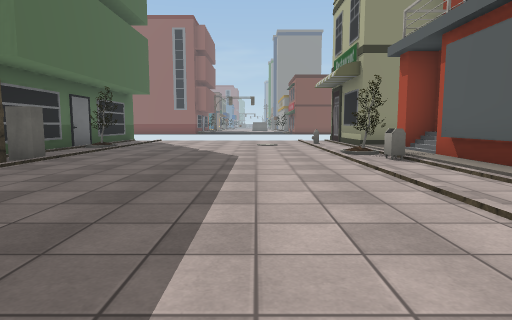
View 1 (above)

17 first-person views from a walk through a scene from a Unity 3-D project. The camera is 1.2 m above the floor, tilts 6° down and sees 75° across. The floor is counted in squares, 2 m on a side. Each view is taken from the middle of a square. On the plan, view 1 faces up. The plan holds only what a view shows up to about 10 squares ahead; the rest is blank. The place goes on beyond the plan. The player is left out. Some surface patterns are stand-ins.

View 2
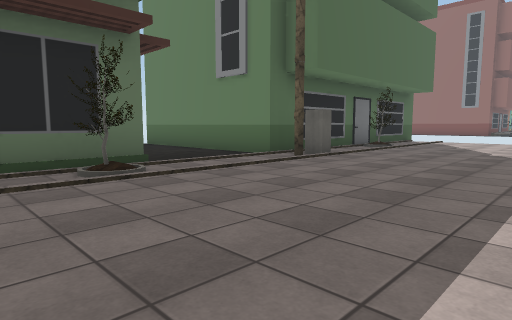

View 3
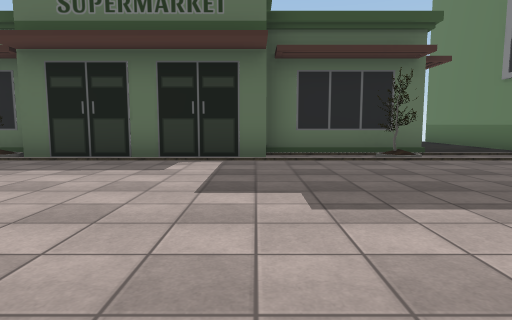

View 4
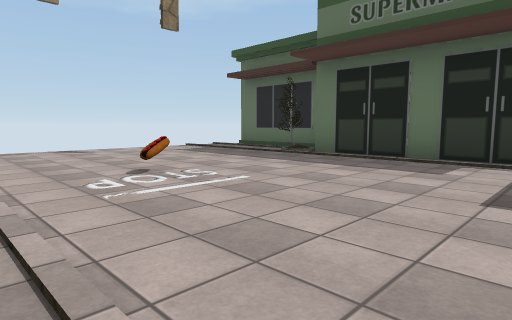

View 5
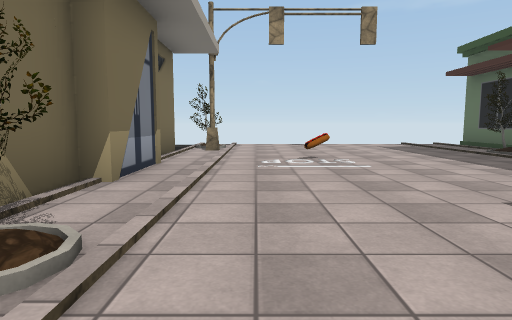

View 6
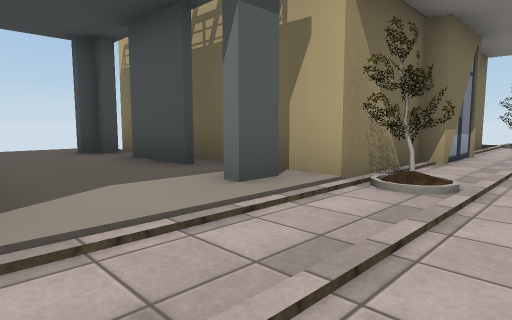

View 7
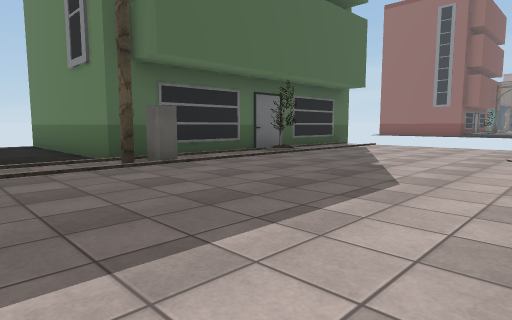

View 8
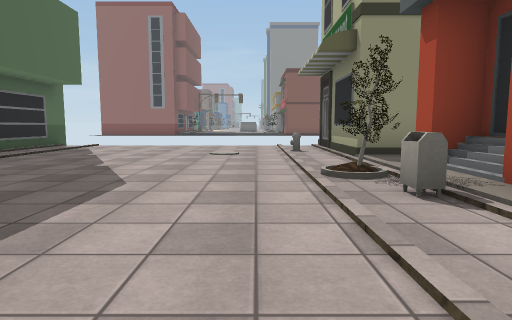

View 9
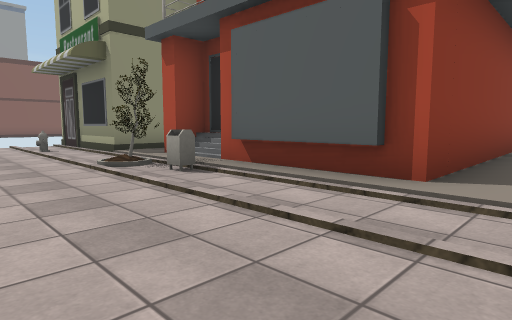

View 10
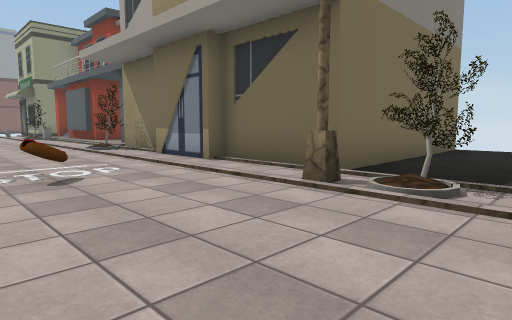

View 11
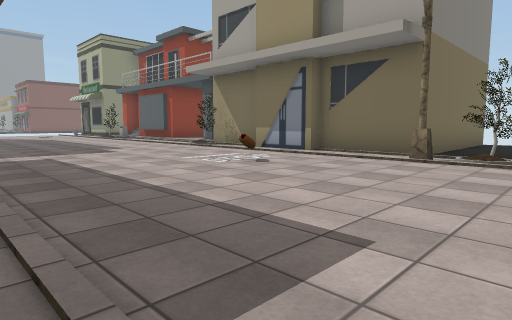

View 12
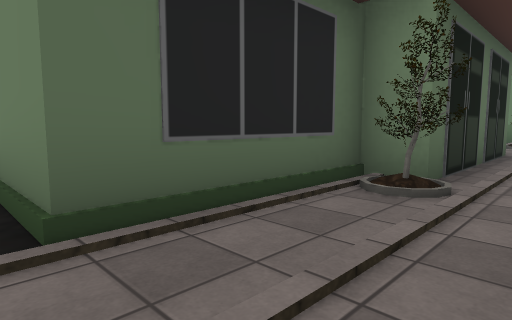

View 13
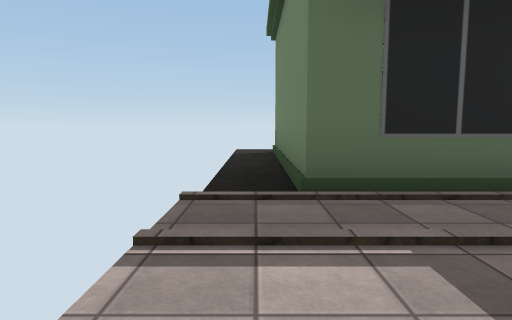

View 14
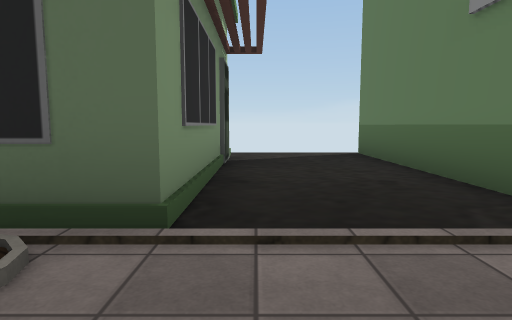

View 15
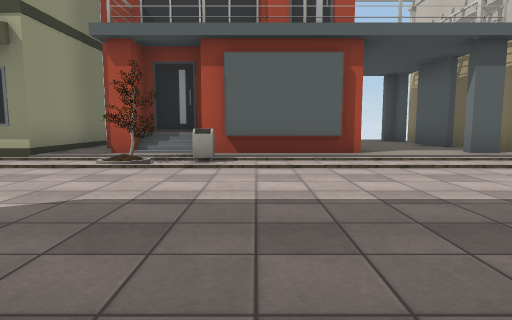

View 16
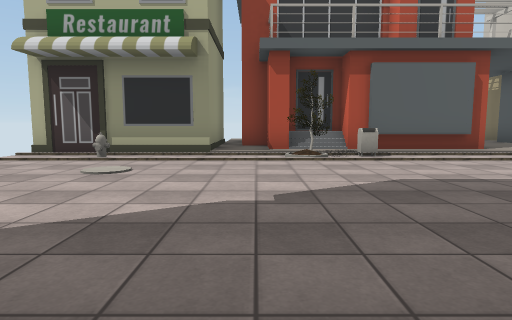

View 17
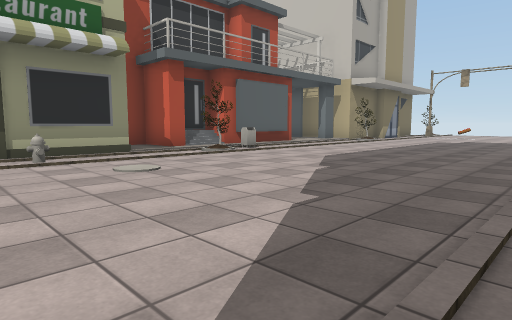

### Floor plan
Key: @ floor where view 1 was taken; # wall or solid block; . main floor; : floor 0.25 m higher than the main floor; / step, stairs or slope; B building; O other object.
Columns run from 10 left of view 1 to 8 right of it. Each row starts with its distance up from view 1.
 13      B       B
 12      B.......B
 11      B......OB
 10      B.......B
  9      BO......BBBB
  8      B.......::#
  7      B......O/##
  6 BBBBBB#.....O##
  5 .............#
  4 .............##
  3 .............:#####
  2  BBBBBO......::::::
  1      B.......#:::::
  0      B....@.O/:BB::
 -1    BBB....../BB  BB
 -2      B.......B
 -3      B.......B
 -4      B.......B
 -5      B....O..B
 -6      BO......BBBBBB
 -7      B......#......
 -8  BBBBB......O......
 -9  .............

Where each view was taken, in squares from view 1:
view 1: 0 up, 0 right, facing up
view 2: 0 up, 0 right, facing up-left
view 3: 1 down, 2 right, facing left
view 4: 1 down, 2 right, facing down-left
view 5: 1 up, 1 right, facing down
view 6: 3 up, 1 right, facing down-right
view 7: 3 up, 1 right, facing up-left
view 8: 3 up, 1 right, facing up
view 9: 2 up, 0 right, facing up-right
view 10: 9 down, 1 left, facing up-right
view 11: 9 down, 4 left, facing up-right
view 12: 9 down, 3 left, facing up-left
view 13: 9 down, 2 left, facing left
view 14: 3 up, 3 left, facing left
view 15: 5 up, 3 left, facing right
view 16: 8 up, 4 left, facing right
view 17: 12 up, 4 left, facing down-right
